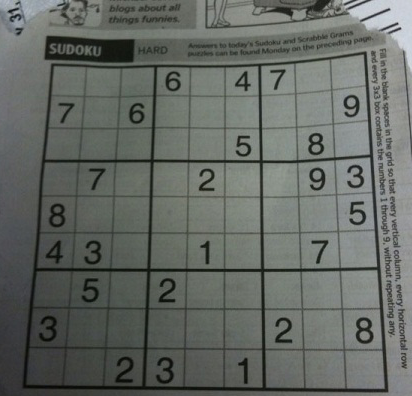
#> input picture suduku.png, 412 x 396 px
$ python suduku_preprocess.py
#> lines starting #> are read from the running program, lines starting #| are printed output that depends on the picture; after the words box and inside, x2 and y2 are one past the last pixel; in counts of white or black regions, pixels touching at a corner belong together
import cv2
import numpy as np
from matplotlib import pyplot as plt
import operator


def display_points(in_img, points, radius=5, colour=(0, 0, 255)):
	"""Draws circular points on an image."""
	img = in_img.copy()

	# Dynamically change to a colour image if necessary
	if len(colour) == 3:
		if len(img.shape) == 2:
			img = cv2.cvtColor(img, cv2.COLOR_GRAY2BGR)
		elif img.shape[2] == 1:
			img = cv2.cvtColor(img, cv2.COLOR_GRAY2BGR)

	for point in points:
		img = cv2.circle(img, tuple(int(x) for x in point), radius, colour, -1)
	show_image(img)
	return img


def find_corners_of_largest_polygon(img):
	"""Finds the 4 extreme corners of the largest contour in the image."""
	contours, h = cv2.findContours(img.copy(), cv2.RETR_EXTERNAL, cv2.CHAIN_APPROX_SIMPLE)  # Find contours
	contours = sorted(contours, key=cv2.contourArea, reverse=True)  # Sort by area, descending
	polygon = contours[0]  # Largest image

	# Use of `operator.itemgetter` with `max` and `min` allows us to get the index of the point
	# Each point is an array of 1 coordinate, hence the [0] getter, then [0] or [1] used to get x and y respectively.

	# Bottom-right point has the largest (x + y) value
	# Top-left has point smallest (x + y) value
	# Bottom-left point has smallest (x - y) value
	# Top-right point has largest (x - y) value
	bottom_right, _ = max(enumerate([pt[0][0] + pt[0][1] for pt in polygon]), key=operator.itemgetter(1))
	top_left, _ = min(enumerate([pt[0][0] + pt[0][1] for pt in polygon]), key=operator.itemgetter(1))
	bottom_left, _ = min(enumerate([pt[0][0] - pt[0][1] for pt in polygon]), key=operator.itemgetter(1))
	top_right, _ = max(enumerate([pt[0][0] - pt[0][1] for pt in polygon]), key=operator.itemgetter(1))

	# Return an array of all 4 points using the indices
	# Each point is in its own array of one coordinate
	return [polygon[top_left][0], polygon[top_right][0], polygon[bottom_right][0], polygon[bottom_left][0]]


def plot_many_images(images, titles, rows=1, columns=2):
	for i, image in enumerate(images):
		plt.subplot(rows, columns, i+1)
		plt.imshow(image, 'gray')
		plt.title(titles[i])
		plt.xticks([]), plt.yticks([])  # Hide tick marks
	plt.show()

def show_image(img):
	cv2.imshow("image",img)
	cv2.waitKey(0)
	cv2.destroyAllWindows()


def pre_process_image(img, skip_dilate=False):
    proc = cv2.GaussianBlur(img.copy(), (9, 9), 0)
    proc = cv2.adaptiveThreshold(proc, 255, cv2.ADAPTIVE_THRESH_GAUSSIAN_C, cv2.THRESH_BINARY, 11, 2)
    proc = cv2.bitwise_not(proc, proc)
    if not skip_dilate:
        kernel = np.array([[0., 1., 0.], [1., 1., 1.], [0., 1., 0.]],np.uint8)
        proc = cv2.dilate(proc, kernel)
    return proc


def distance_between(p1, p2):
	"""Returns the scalar distance between two points"""
	a = p2[0] - p1[0]
	b = p2[1] - p1[1]
	return np.sqrt((a ** 2) + (b ** 2))

def crop_and_warp(img, crop_rect):
	"""Crops and warps a rectangular section from an image into a square of similar size."""

	# Rectangle described by top left, top right, bottom right and bottom left points
	top_left, top_right, bottom_right, bottom_left = crop_rect[0], crop_rect[1], crop_rect[2], crop_rect[3]

	# Explicitly set the data type to float32 or `getPerspectiveTransform` will throw an error
	src = np.array([top_left, top_right, bottom_right, bottom_left], dtype='float32')

	# Get the longest side in the rectangle
	side = max([
		distance_between(bottom_right, top_right),
		distance_between(top_left, bottom_left),
		distance_between(bottom_right, bottom_left),
		distance_between(top_left, top_right)
	])

	# Describe a square with side of the calculated length, this is the new perspective we want to warp to
	dst = np.array([[0, 0], [side - 1, 0], [side - 1, side - 1], [0, side - 1]], dtype='float32')

	# Gets the transformation matrix for skewing the image to fit a square by comparing the 4 before and after points
	m = cv2.getPerspectiveTransform(src, dst)

	# Performs the transformation on the original image
	return cv2.warpPerspective(img, m, (int(side), int(side)))


def infer_grid(img):
	"""Infers 81 cell grid from a square image."""
	squares = []
	side = img.shape[:1]
	side = side[0] / 9
	for i in range(9):
		for j in range(9):
			p1 = (i * side, j * side)  # Top left corner of a bounding box
			p2 = ((i + 1) * side, (j + 1) * side)  # Bottom right corner of bounding box
			squares.append((p1, p2))
	return squares

def display_rects(in_img, rects, colour=255):
	"""Displays rectangles on the image."""
	img = in_img.copy()
	for rect in rects:
		img = cv2.rectangle(img, tuple(int(x) for x in rect[0]), tuple(int(x) for x in rect[1]), colour)
	show_image(img)
	return img


img = cv2.imread('suduku.png', cv2.IMREAD_GRAYSCALE)
#> img: shape (396, 412); min 0, max 217, mean 103.1
show_image(img)
processed = pre_process_image(img)
#> in pre_process_image, `proc = cv2.adaptiveThreshold(proc, 255, cv2.ADAPTIVE_THRESH_GAUSSIAN_C..`:
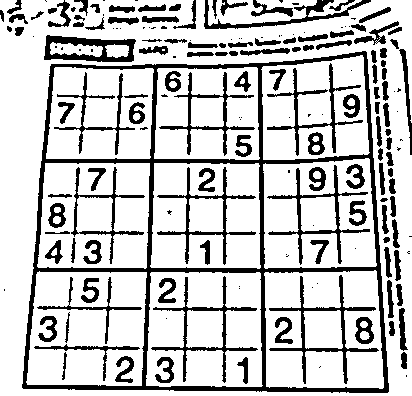
#> proc: shape (396, 412); 77.9% white; 183 black regions (63 under 20 px), largest, box (x1, y1, x2, y2) and area: (22, 51, 389, 393) 10981, (269, 275, 379, 384) 1381, (151, 276, 258, 383) 1240
#> in pre_process_image, `proc = cv2.dilate(proc, kernel)`:
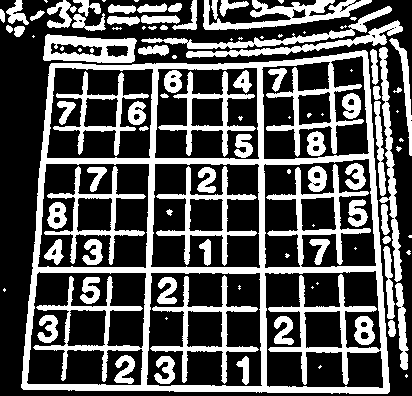
#> proc: shape (396, 412); 33.9% white; 107 white regions (38 under 20 px)
# [8 lines of commented-out code are left out]


corners = find_corners_of_largest_polygon(processed)
#> in find_corners_of_largest_polygon, `contours, h = cv2.findContours(img.copy(), cv2.RETR_EXTERNAL, cv2.CHAI..`: contours = 56 contours, 24 with area under 20; largest, box (x1, y1, x2, y2) and area: (21, 50, 390, 394) 113078, (43, 34, 137, 63) 2114, (203, 0, 372, 30) 1884, (379, 47, 402, 282) 1276, (186, 20, 403, 58) 1268; h = 56 rows, first 6: [1, -1, -1, -1], [2, 0, -1, -1], [3, 1, -1, -1], [4, 2, -1, -1], [5, 3, -1, -1], [6, 4, -1, -1]
#> in find_corners_of_largest_polygon, `polygon = contours[0]`: polygon = contour of 204 points, box (x1, y1, x2, y2) (21, 50, 390, 394), area 113078
#> in find_corners_of_largest_polygon, `bottom_right, _ = max(enumerate([pt[0][0] + pt[0][1] for pt in polygon..`: bottom_right = 156
#> in find_corners_of_largest_polygon, `top_left, _ = min(enumerate([pt[0][0] + pt[0][1] for pt in polygon]), ..`: top_left = 48
#> in find_corners_of_largest_polygon, `bottom_left, _ = min(enumerate([pt[0][0] - pt[0][1] for pt in polygon]..`: bottom_left = 119
#> in find_corners_of_largest_polygon, `top_right, _ = max(enumerate([pt[0][0] - pt[0][1] for pt in polygon]),..`: top_right = 202
#> corners = [[51, 63], [367, 52], [387, 393], [21, 387]]
display_points(processed, corners)
#> in display_points, `img = cv2.cvtColor(img, cv2.COLOR_GRAY2BGR)`: img: shape (396, 412, 3); 33.9% white; 107 white regions (38 under 20 px), largest, box (x1, y1, x2, y2) and area: (21, 50, 390, 394) 23857, (203, 0, 372, 30) 2102, (150, 275, 259, 384) 2031
#> the loop in display_points, `for point in points:` made 4 passes
#> after the loop in display_points, `for point in points:`: img: shape (396, 412, 3); mean B, G, R 86.3, 86.3, 86.8
cropped = crop_and_warp(img, corners)
#> in crop_and_warp, `top_left, top_right, bottom_right, bottom_left = crop_rect[0], crop_re..`: top_left = [51, 63]; top_right = [367, 52]; bottom_right = [387, 393]; bottom_left = [21, 387]
#> in crop_and_warp, `src = np.array([top_left, top_right, bottom_right, bottom_left], dtype..`: src = [[51, 63], [367, 52], [387, 393], [21, 387]]
#> in distance_between, `a = p2[0] - p1[0]`: a = -20
#> in distance_between, `b = p2[1] - p1[1]`: b = -341
#> in crop_and_warp, `side = max([ distance_between(bottom_right, top_right), distance_betwe..`: side = 366
#> in crop_and_warp, `dst = np.array([[0, 0], [side - 1, 0], [side - 1, side - 1], [0, side ..`: dst = [[0, 0], [365, 0], [365, 365], [0, 365]]
#> in crop_and_warp, `m = cv2.getPerspectiveTransform(src, dst)`: m = [[1.27, 0.117, -72.04], [0.0473, 1.36, -88.08], [0.000182, 0.000514, 1]]
#> in crop_and_warp, `return cv2.warpPerspective(img, m, (int(side), int(side)))`:
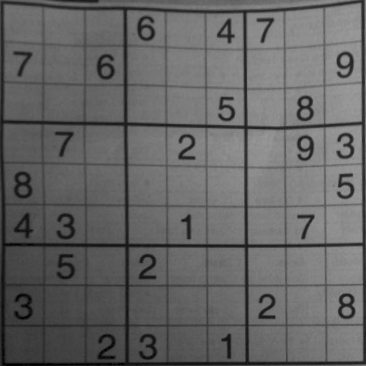
#> returned value: shape (366, 366); min 0, max 156, mean 101.1
cv2.imshow("cropped",cropped)
cv2.waitKey(0)
cv2.imwrite('cropped.jpg', cropped)

squares = infer_grid(cropped)
#> squares = 81 items
pre=display_rects(cropped, squares)
#> the loop in display_rects, `for rect in rects:` made 81 passes
#> rect on passes 1 to 12: ((0, 0), (40.67, 40.67)), ((0, 40.67), (40.67, 81.33)), ((0, 81.33), (40.67, 122)), ((0, 122), (40.67, 162.7)), ((0, 162.7), (40.67, 203.3)), ((0, 203.3), (40.67, 244)), ((0, 244), (40.67, 284.7)), ((0, 284.7), (40.67, 325.3)), ((0, 325.3), (40.67, 366)), ((40.67, 0), (81.33, 40.67)), ((40.67, 40.67), (81.33, 81.33)), ((40.67, 81.33), (81.33, 122))
#> pass 1, in display_rects, `img = cv2.rectangle(img, tuple(int(x) for x in rect[0]), tuple(int(x) ..`:
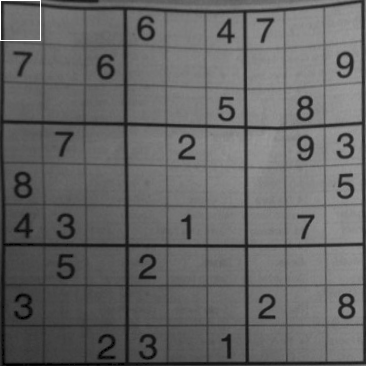
#> img: shape (366, 366); 0.12% of pixels changed, all inside (x1, y1, x2, y2) = (0, 0, 41, 41)
#> pass 2, in display_rects, `img = cv2.rectangle(img, tuple(int(x) for x in rect[0]), tuple(int(x) ..`:
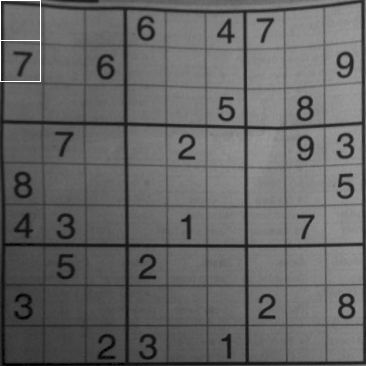
#> img: shape (366, 366); 0.09% of pixels changed, all inside (x1, y1, x2, y2) = (0, 41, 41, 82)
#> pass 3, in display_rects, `img = cv2.rectangle(img, tuple(int(x) for x in rect[0]), tuple(int(x) ..`:
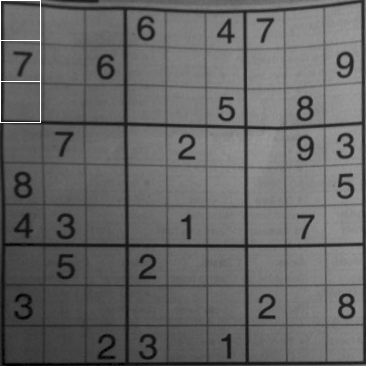
#> img: shape (366, 366); 0.09% of pixels changed, all inside (x1, y1, x2, y2) = (0, 82, 41, 123)
#> after the loop in display_rects, `for rect in rects:`:
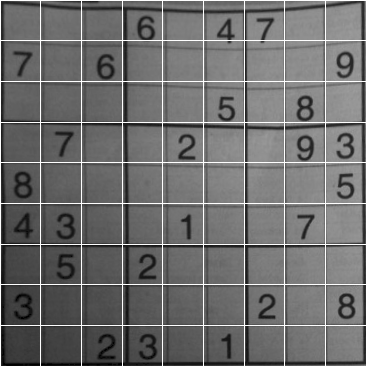
#> img: shape (366, 366); 4.56% of pixels changed, all inside (x1, y1, x2, y2) = (0, 0, 366, 366)
cv2.imshow("display_rect",pre)
cv2.waitKey(0)
